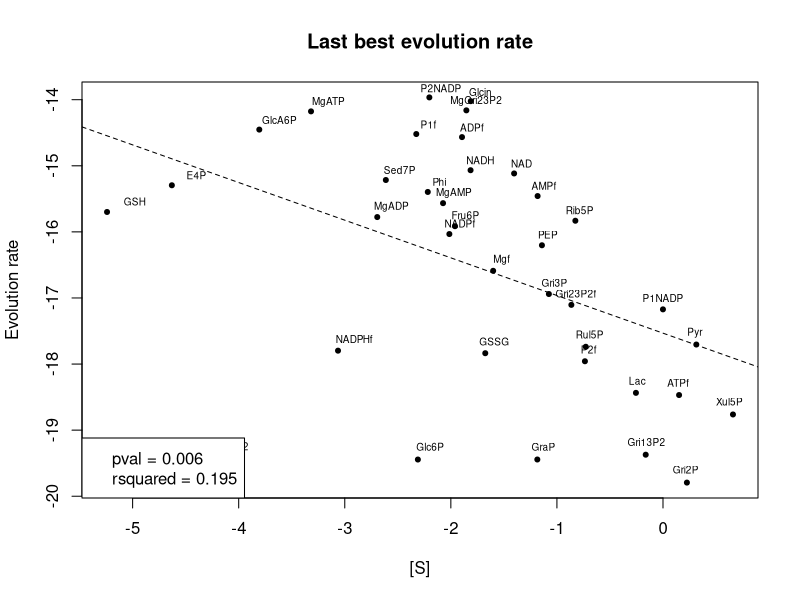
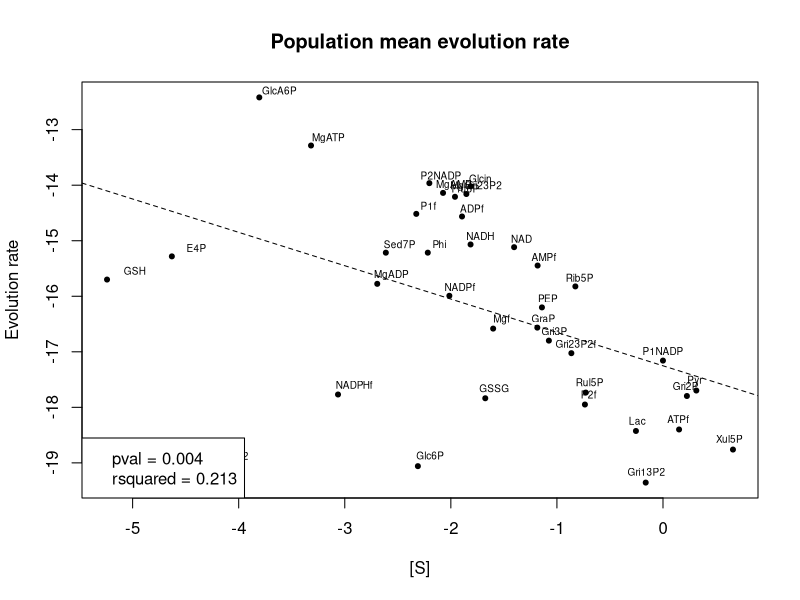
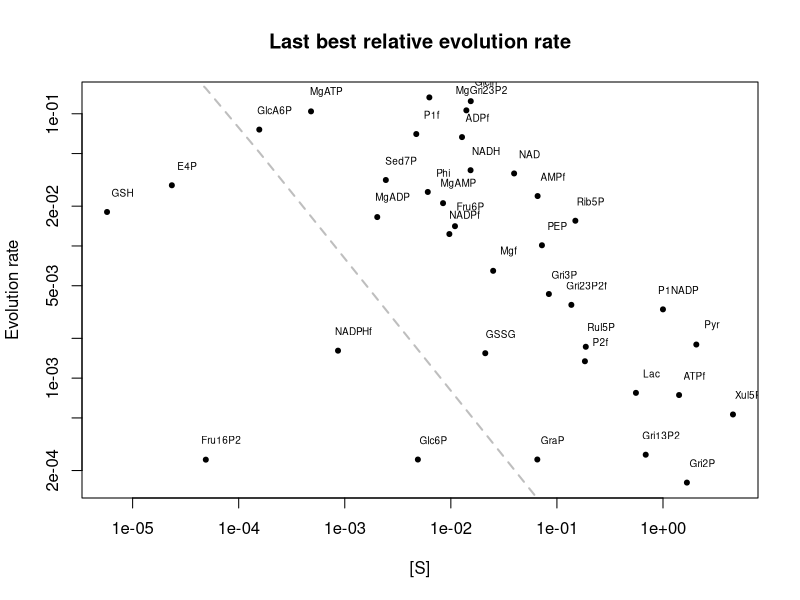
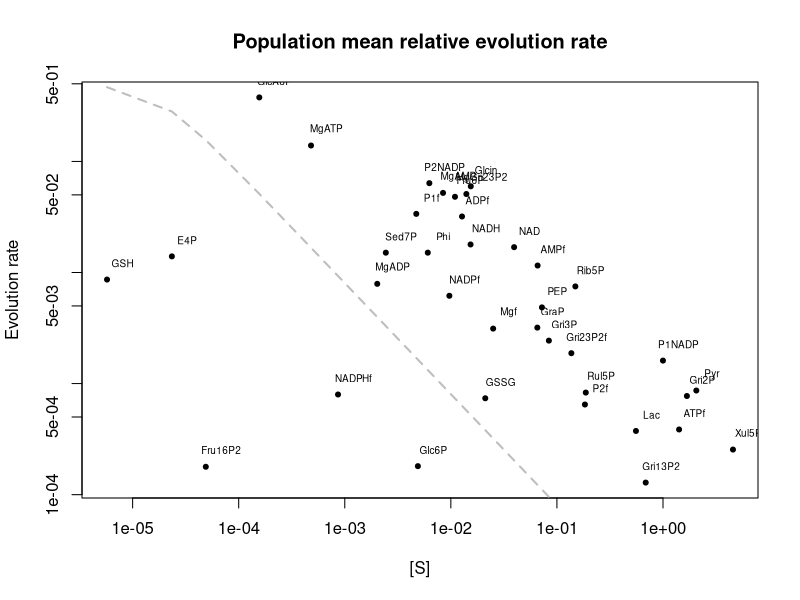
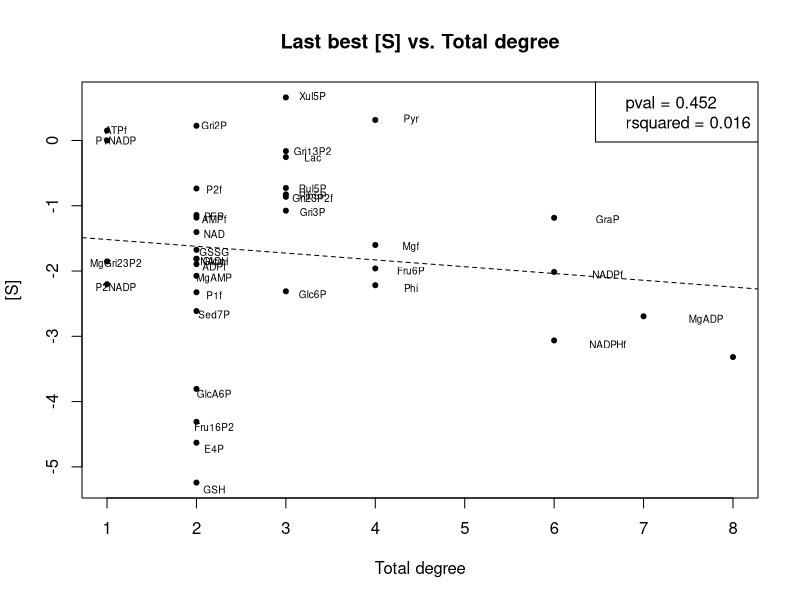
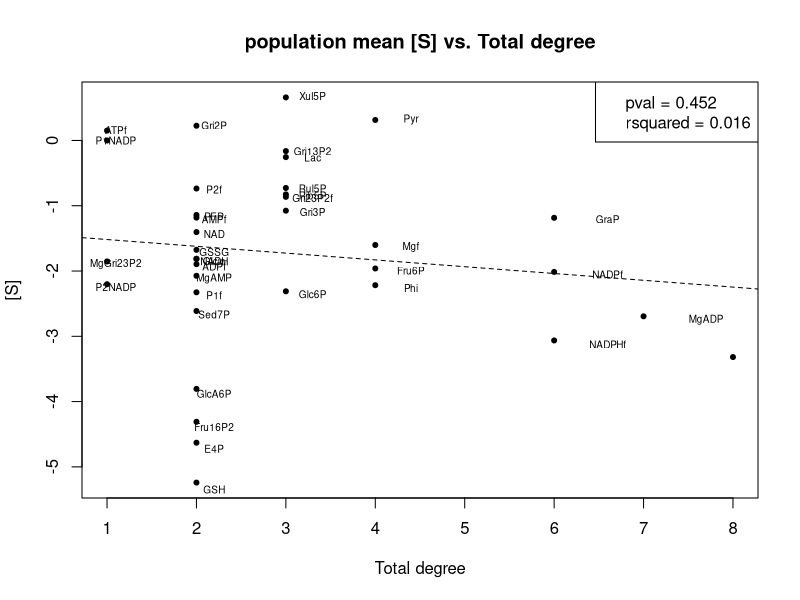
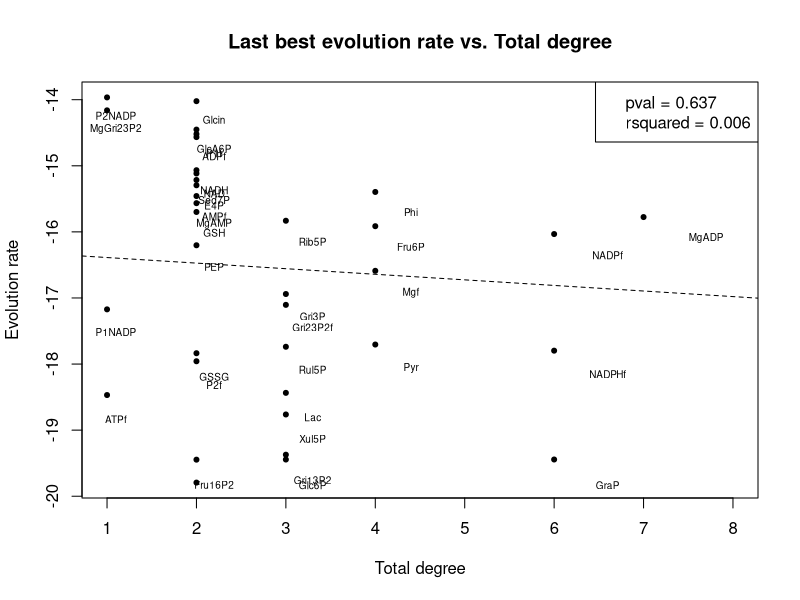
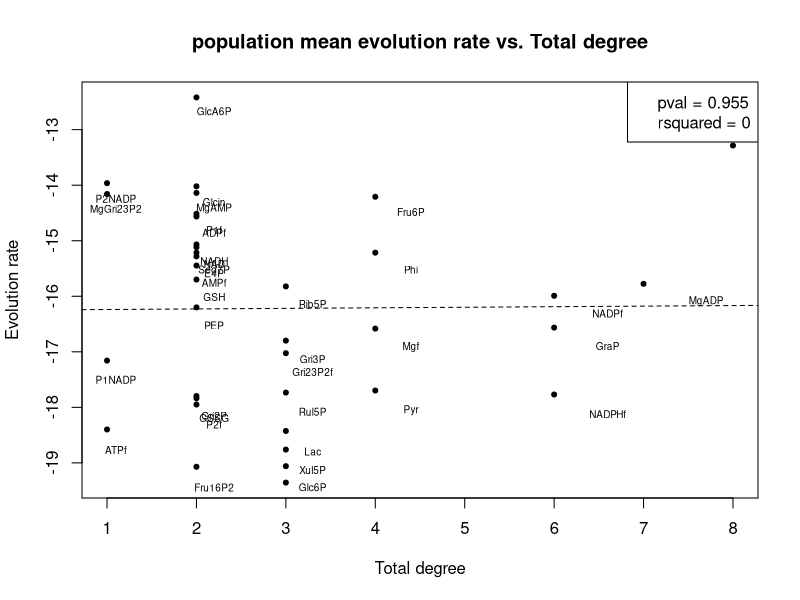

Source code (R) for these figures, in order:
options(show.error.messages = FALSE, warn=-1)

setwd("/Users/charlesrocabert/git/MetEvolSim/Holzhutter2004/example")

params = read.table("parameters/parameters.txt", sep=" ", h=T)
d1 = read.table("best/best_evolrate.txt", h=T, sep=" ")
d2 = read.table("best/mean_evolrate.txt", h=T, sep=" ")
d3 = read.table("best/best_conc.txt", h=T, sep=" ")

d1 = cbind(d1, d3[,c(1,4,5,6)])
d1 = d1[d1$evolrate>0,]
d2 = cbind(d2, d3[,c(1,4,5,6)])
d2 = d2[d2$evolrate>0,]

############################################
# Build theoretical relative fitness curve #
############################################
W     = params$w
SIGMA = params$sigma
MU    = params$mu
COPT  = 16.2509
SIGMAC  = SIGMA*d2$s/COPT
FITNESS = W/sqrt(W^2+SIGMAC^2)
relfit = cbind(d2$s, FITNESS/sum(FITNESS))
relfit = relfit[order(relfit[,2], decreasing=T),]

#####################################################
# FIGURES 1 and 2: best and mean raw evolution rate #
#####################################################
pdf(file="figures/best_evolrate.pdf")
plot(log10(d1$s), log10(d1$evolrate), pch=20, main="Last best evolution rate", xlab="[S]", ylab="Evolution rate")
reg = lm(log10(d1$evolrate)~log10(d1$s))
pval = summary(reg)$coefficients[2,4]
rsquared = summary(reg)$r.squared
abline(reg, lty=2)
text(log10(d1$s)*0.95, log10(d1$evolrate)*0.99, d1[,4], cex=0.6, font=1, srt=0)
legend("bottomleft", legend=c(paste("pval =", round(pval,3)), paste("rsquared =", round(rsquared,3))))
dev.off()

pdf(file="figures/mean_evolrate.pdf")
plot(log10(d2$s), log10(d2$evolrate), pch=20, main="Population mean evolution rate", xlab="[S]", ylab="Evolution rate")
reg = lm(log10(d2$evolrate)~log10(d2$s))
pval = summary(reg)$coefficients[2,4]
rsquared = summary(reg)$r.squared
abline(reg, lty=2)
text(log10(d2$s)*0.95, log10(d2$evolrate)*0.99, d2[,4], cex=0.6, font=1, srt=0)
legend("bottomleft", legend=c(paste("pval =", round(pval,3)), paste("rsquared =", round(rsquared,3))))
dev.off()

###########################################################
# FIGURES 3 and 4: best and mean predicted evolution rate #
###########################################################
pdf(file="figures/best_evolrate_th.pdf")
plot(d1$s, sqrt(d1$evolrate)/sum(sqrt(d1$evolrate)), log="xy", pch=20, main="Last best relative evolution rate", xlab="[S]", ylab="Evolution rate")
lines(relfit[,1], relfit[,2], col="grey", lwd=2, lty=2)
text(d1$s*1.4, sqrt(d1$evolrate)/sum(sqrt(d1$evolrate))*1.4, d1[,4], cex=0.6)
dev.off()

pdf(file="figures/mean_evolrate_th.pdf")
plot(d2$s, sqrt(d2$evolrate)/sum(sqrt(d2$evolrate)), log="xy", pch=20, main="Population mean relative evolution rate", xlab="[S]", ylab="Evolution rate")
lines(relfit[,1], relfit[,2], col="grey", lwd=2, lty=2)
text(d2$s*1.4, sqrt(d2$evolrate)/sum(sqrt(d2$evolrate))*1.4, d2[,4], cex=0.6)
dev.off()

######################################################################
# FIGURES 5, 6, 7 and 8: best and mean [S]/Eovl rate vs total degree #
######################################################################
pdf(file="figures/best_total_degree_vs_s.pdf")
plot((d1$total_degree), log10(d1$s), pch=20, main="Last best [S] vs. Total degree", xlab="Total degree", ylab="[S]")
reg = lm(log10(d1$s)~(d1$total_degree))
pval = summary(reg)$coefficients[2,4]
rsquared = summary(reg)$r.squared
abline(reg, lty=2)
text((d1$total_degree)*1.1, log10(d1$s)*1.02, d1[,4], cex=0.6, font=1, srt=0)
legend("topright", legend=c(paste("pval =", round(pval,3)), paste("rsquared =", round(rsquared,3))))
dev.off()

pdf(file="figures/mean_total_degree_vs_s.pdf")
plot((d2$total_degree), log10(d2$s), pch=20, main="population mean [S] vs. Total degree", xlab="Total degree", ylab="[S]")
reg = lm(log10(d2$s)~(d2$total_degree))
pval = summary(reg)$coefficients[2,4]
rsquared = summary(reg)$r.squared
abline(reg, lty=2)
text((d2$total_degree)*1.1, log10(d2$s)*1.02, d1[,4], cex=0.6, font=1, srt=0)
legend("topright", legend=c(paste("pval =", round(pval,3)), paste("rsquared =", round(rsquared,3))))
dev.off()

pdf(file="figures/best_total_degree_vs_evolrate.pdf")
plot((d1$total_degree), log10(d1$evolrate), pch=20, main="Last best evolution rate vs. Total degree", xlab="Total degree", ylab="Evolution rate")
reg = lm(log10(d1$evolrate)~(d1$total_degree))
pval = summary(reg)$coefficients[2,4]
rsquared = summary(reg)$r.squared
abline(reg, lty=2)
text((d1$total_degree)*1.1, log10(d1$evolrate)*1.02, d1[,4], cex=0.6, font=1, srt=0)
legend("topright", legend=c(paste("pval =", round(pval,3)), paste("rsquared =", round(rsquared,3))))
dev.off()

pdf(file="figures/mean_total_degree_vs_evolrate.pdf")
plot((d2$total_degree), log10(d2$evolrate), pch=20, main="population mean evolution rate vs. Total degree", xlab="Total degree", ylab="Evolution rate")
reg = lm(log10(d2$evolrate)~(d2$total_degree))
pval = summary(reg)$coefficients[2,4]
rsquared = summary(reg)$r.squared
abline(reg, lty=2)
text((d2$total_degree)*1.1, log10(d2$evolrate)*1.02, d1[,4], cex=0.6, font=1, srt=0)
legend("topright", legend=c(paste("pval =", round(pval,3)), paste("rsquared =", round(rsquared,3))))
dev.off()

######################################################################
# FIGURES 9, 10, 11 and 12: best and mean [S]/Evol rate vs in-degree #
######################################################################
pdf(file="figures/best_in_degree_vs_s.pdf")
plot((d1$in_degree), log10(d1$s), pch=20, main="Last best [S] vs. In-degree", xlab="In-degree", ylab="[S]")
reg = lm(log10(d1$s)~(d1$in_degree))
pval = summary(reg)$coefficients[2,4]
rsquared = summary(reg)$r.squared
abline(reg, lty=2)
text((d1$in_degree)*1.1, log10(d1$s)*1.02, d1[,4], cex=0.6, font=1, srt=0)
legend("topright", legend=c(paste("pval =", round(pval,3)), paste("rsquared =", round(rsquared,3))))
dev.off()

pdf(file="figures/mean_in_degree_vs_s.pdf")
plot((d2$in_degree), log10(d2$s), pch=20, main="population mean [S] vs. In-degree", xlab="In-degree", ylab="[S]")
reg = lm(log10(d2$s)~(d2$in_degree))
pval = summary(reg)$coefficients[2,4]
rsquared = summary(reg)$r.squared
abline(reg, lty=2)
text((d2$in_degree)*1.1, log10(d2$s)*1.02, d1[,4], cex=0.6, font=1, srt=0)
legend("topright", legend=c(paste("pval =", round(pval,3)), paste("rsquared =", round(rsquared,3))))
dev.off()

pdf(file="figures/best_in_degree_vs_evolrate.pdf")
plot((d1$in_degree), log10(d1$evolrate), pch=20, main="Last best evolution rate vs. In-degree", xlab="In-degree", ylab="Evolution rate")
reg = lm(log10(d1$evolrate)~(d1$in_degree))
pval = summary(reg)$coefficients[2,4]
rsquared = summary(reg)$r.squared
abline(reg, lty=2)
text((d1$in_degree)*1.1, log10(d1$evolrate)*1.02, d1[,4], cex=0.6, font=1, srt=0)
legend("topright", legend=c(paste("pval =", round(pval,3)), paste("rsquared =", round(rsquared,3))))
dev.off()

pdf(file="figures/mean_in_degree_vs_evolrate.pdf")
plot((d2$in_degree), log10(d2$evolrate), pch=20, main="population mean evolution rate vs. In-degree", xlab="In-degree", ylab="Evolution rate")
reg = lm(log10(d2$evolrate)~(d2$in_degree))
pval = summary(reg)$coefficients[2,4]
rsquared = summary(reg)$r.squared
abline(reg, lty=2)
text((d2$in_degree)*1.1, log10(d2$evolrate)*1.02, d1[,4], cex=0.6, font=1, srt=0)
legend("topright", legend=c(paste("pval =", round(pval,3)), paste("rsquared =", round(rsquared,3))))
dev.off()

########################################################################
# FIGURES 13, 14, 15 and 16: best and mean [S]/Evol rate vs out-degree #
########################################################################
pdf(file="figures/best_out_degree_vs_s.pdf")
plot((d1$out_degree), log10(d1$s), pch=20, main="Last best [S] vs. Out-degree", xlab="Out-degree", ylab="[S]")
reg = lm(log10(d1$s)~(d1$out_degree))
pval = summary(reg)$coefficients[2,4]
rsquared = summary(reg)$r.squared
abline(reg, lty=2)
text((d1$out_degree)*1.1, log10(d1$s)*1.02, d1[,4], cex=0.6, font=1, srt=0)
legend("topright", legend=c(paste("pval =", round(pval,3)), paste("rsquared =", round(rsquared,3))))
dev.off()

pdf(file="figures/mean_out_degree_vs_s.pdf")
plot((d2$out_degree), log10(d2$s), pch=20, main="population mean [S] vs. Out-degree", xlab="Out-degree", ylab="[S]")
reg = lm(log10(d2$s)~(d2$out_degree))
pval = summary(reg)$coefficients[2,4]
rsquared = summary(reg)$r.squared
abline(reg, lty=2)
text((d2$out_degree)*1.1, log10(d2$s)*1.02, d1[,4], cex=0.6, font=1, srt=0)
legend("topright", legend=c(paste("pval =", round(pval,3)), paste("rsquared =", round(rsquared,3))))
dev.off()

pdf(file="figures/best_out_degree_vs_evolrate.pdf")
plot((d1$out_degree), log10(d1$evolrate), pch=20, main="Last best evolution rate vs. Out-degree", xlab="Out-degree", ylab="Evolution rate")
reg = lm(log10(d1$evolrate)~(d1$out_degree))
pval = summary(reg)$coefficients[2,4]
rsquared = summary(reg)$r.squared
abline(reg, lty=2)
text((d1$out_degree)*1.1, log10(d1$evolrate)*1.02, d1[,4], cex=0.6, font=1, srt=0)
legend("topright", legend=c(paste("pval =", round(pval,3)), paste("rsquared =", round(rsquared,3))))
dev.off()

pdf(file="figures/mean_out_degree_vs_evolrate.pdf")
plot((d2$out_degree), log10(d2$evolrate), pch=20, main="population mean evolution rate vs. Out-degree", xlab="Out-degree", ylab="Evolution rate")
reg = lm(log10(d2$evolrate)~(d2$out_degree))
pval = summary(reg)$coefficients[2,4]
rsquared = summary(reg)$r.squared
abline(reg, lty=2)
text((d2$out_degree)*1.1, log10(d2$evolrate)*1.02, d1[,4], cex=0.6, font=1, srt=0)
legend("topright", legend=c(paste("pval =", round(pval,3)), paste("rsquared =", round(rsquared,3))))
dev.off()




